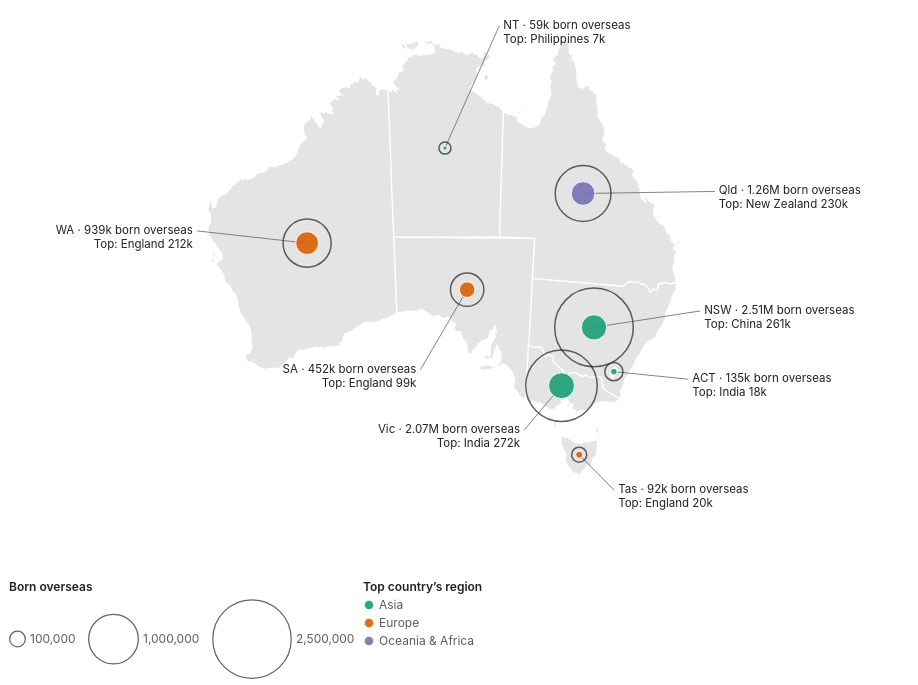

The Vega-Lite source for this figure:
### Vega-Lite specification from a JSON file in a GitHub repository (floating-point values rounded to 4 significant figures; data arrays with more than 128 entries replaced by an {"elided": "..."} marker saying what was removed)
{"$schema": "https://vega.github.io/schema/vega-lite/v5.json", "width": 900, "height": 560, "autosize": {"type": "pad"}, "config": {"background": null, "font": "-apple-system, BlinkMacSystemFont, Segoe UI, Helvetica, Arial, sans-serif", "padding": 4, "view": {"stroke": null}, "axis": {"labelColor": "#5c5c5c", "titleColor": "#5c5c5c", "gridColor": "#d0d0d0", "domainColor": "#d0d0d0", "tickColor": "#d0d0d0", "labelFont": "-apple-system, BlinkMacSystemFont, Segoe UI, Helvetica, Arial, sans-serif", "labelFontSize": 11, "titleFont": "-apple-system, BlinkMacSystemFont, Segoe UI, Helvetica, Arial, sans-serif", "titleFontWeight": 500}, "legend": {"labelColor": "#5c5c5c", "titleColor": "#222222", "labelFont": "-apple-system, BlinkMacSystemFont, Segoe UI, Helvetica, Arial, sans-serif", "titleFont": "-apple-system, BlinkMacSystemFont, Segoe UI, Helvetica, Arial, sans-serif", "titleFontWeight": 600, "labelFontSize": 12, "titleFontSize": 12, "symbolStrokeColor": "#ffffff"}, "text": {"color": "#222222", "font": "-apple-system, BlinkMacSystemFont, Segoe UI, Helvetica, Arial, sans-serif"}, "tooltipFormat": {"numberFormat": ",.0f"}}, "projection": {"type": "conicEqualArea", "parallels": [-18, -36], "rotate": [-134, 0]}, "layer": [{"data": {"values": {"type": "Topology", "arcs": {"elided": "106 rows, 2810 int values in total"}, "transform": {"scale": [0.002035, 0.001652], "translate": [112.9, -43.63]}, "objects": {"states": {"type": "GeometryCollection", "geometries": [{"arcs": [[0, 1, 2, 3, 4, 5, 6, 7, 8, 9, 10, 11, 12, 13, 14, 15, 16, 17, 18, 19, 20, 21, 22, 23, 24, 25, 26, 27, 28, 29, 30, 31, 32, 33, 34, 35, 36, 37, 38, 39, 40, 41, 42, 43, 44, 45], [46]], "type": "Polygon", "properties": {"STATE_CODE": "1", "STATE_NAME": "New South Wales"}, "id": 0}, {"arcs": [[47, 48, 49, -38, 50, -36, 51, -34, 52, -32, 53, -30, 54, -28, 55, -26, 56, 57, -23, 58, -21, 59, 60, 61, -17, 62, -15, 63, -13, 64, -11, 65, -9, 66, -7, 67, -5, 68, 69, 70, -1, 71]], "type": "Polygon", "properties": {"STATE_CODE": "2", "STATE_NAME": "Victoria"}, "id": 1}, {"arcs": [[[-45, 72, -43, 73, -41, 74, 75, 76, 77]], [[78]], [[79]], [[80]], [[81]], [[82]]], "type": "MultiPolygon", "properties": {"STATE_CODE": "3", "STATE_NAME": "Queensland"}, "id": 2}, {"arcs": [[[83, 84, -48, 85]], [[86]]], "type": "MultiPolygon", "properties": {"STATE_CODE": "4", "STATE_NAME": "South Australia"}, "id": 3}, {"arcs": [[[87, 88]], [[89]], [[90]], [[91]]], "type": "MultiPolygon", "properties": {"STATE_CODE": "5", "STATE_NAME": "Western Australia"}, "id": 4}, {"arcs": [[[92]], [[93]], [[94]], [[95]], [[96]], [[97]]], "type": "MultiPolygon", "properties": {"STATE_CODE": "6", "STATE_NAME": "Tasmania"}, "id": 5}, {"arcs": [[[-77, 98, 99]], [[100]], [[101]], [[102]], [[103]], [[104]], [[105]]], "type": "MultiPolygon", "properties": {"STATE_CODE": "7", "STATE_NAME": "Northern Territory"}, "id": 6}, {"arcs": [[-47]], "type": "Polygon", "properties": {"STATE_CODE": "8", "STATE_NAME": "Australian Capital Territory"}, "id": 7}]}}}, "format": {"type": "topojson", "feature": "states"}}, "mark": {"type": "geoshape", "fill": "#e4e4e4", "stroke": "#ffffff", "strokeWidth": 1.25}}, {"data": {"values": [{"name": "Western Australia", "abbr": "WA", "lon": 121.6, "lat": -26, "tot": 938900, "top": "England", "topn": 211730, "clon": 112.5, "clat": -24, "cside": "l", "topRegion": "Europe", "l1": "WA · 939k born overseas", "l2": "Top: England 212k", "lines": ["WA · 939k born overseas", "Top: England 212k"]}, {"name": "Victoria", "abbr": "Vic", "lon": 144.3, "lat": -36.9, "tot": 2072570, "top": "India", "topn": 272250, "clon": 141, "clat": -40.5, "cside": "l", "topRegion": "Asia", "l1": "Vic · 2.07M born overseas", "l2": "Top: India 272k", "lines": ["Vic · 2.07M born overseas", "Top: India 272k"]}, {"name": "New South Wales", "abbr": "NSW", "lon": 146.8, "lat": -32.3, "tot": 2510260, "top": "China", "topn": 261330, "clon": 156, "clat": -30, "cside": "r", "topRegion": "Asia", "l1": "NSW · 2.51M born overseas", "l2": "Top: China 261k", "lines": ["NSW · 2.51M born overseas", "Top: China 261k"]}, {"name": "Australian Capital Territory", "abbr": "ACT", "lon": 149.1, "lat": -35.45, "tot": 134900, "top": "India", "topn": 17510, "clon": 156, "clat": -35.2, "cside": "r", "topRegion": "Asia", "l1": "ACT · 135k born overseas", "l2": "Top: India 18k", "lines": ["ACT · 135k born overseas", "Top: India 18k"]}, {"name": "South Australia", "abbr": "SA", "lon": 135.3, "lat": -30, "tot": 452410, "top": "England", "topn": 98770, "clon": 131, "clat": -36, "cside": "l", "topRegion": "Europe", "l1": "SA · 452k born overseas", "l2": "Top: England 99k", "lines": ["SA · 452k born overseas", "Top: England 99k"]}, {"name": "Queensland", "abbr": "Qld", "lon": 144.8, "lat": -22.4, "tot": 1263640, "top": "New Zealand", "topn": 229920, "clon": 155.5, "clat": -21, "cside": "r", "topRegion": "Oceania & Africa", "l1": "Qld · 1.26M born overseas", "l2": "Top: New Zealand 230k", "lines": ["Qld · 1.26M born overseas", "Top: New Zealand 230k"]}, {"name": "Northern Territory", "abbr": "NT", "lon": 133.4, "lat": -19.4, "tot": 59240, "top": "Philippines", "topn": 7320, "clon": 137.5, "clat": -10, "cside": "r", "topRegion": "Asia", "l1": "NT · 59k born overseas", "l2": "Top: Philippines 7k", "lines": ["NT · 59k born overseas", "Top: Philippines 7k"]}, {"name": "Tasmania", "abbr": "Tas", "lon": 146.6, "lat": -42.05, "tot": 92320, "top": "England", "topn": 20420, "clon": 150.5, "clat": -44.5, "cside": "r", "topRegion": "Europe", "l1": "Tas · 92k born overseas", "l2": "Top: England 20k", "lines": ["Tas · 92k born overseas", "Top: England 20k"]}]}, "mark": {"type": "rule", "strokeWidth": 0.75}, "transform": [{"filter": "true"}], "encoding": {"longitude": {"field": "lon", "type": "quantitative"}, "latitude": {"field": "lat", "type": "quantitative"}, "longitude2": {"field": "clon"}, "latitude2": {"field": "clat"}, "color": {"value": "#5c5c5c"}}}, {"data": {"values": [{"name": "Western Australia", "abbr": "WA", "lon": 121.6, "lat": -26, "tot": 938900, "top": "England", "topn": 211730, "clon": 112.5, "clat": -24, "cside": "l", "topRegion": "Europe", "l1": "WA · 939k born overseas", "l2": "Top: England 212k", "lines": ["WA · 939k born overseas", "Top: England 212k"]}, {"name": "Victoria", "abbr": "Vic", "lon": 144.3, "lat": -36.9, "tot": 2072570, "top": "India", "topn": 272250, "clon": 141, "clat": -40.5, "cside": "l", "topRegion": "Asia", "l1": "Vic · 2.07M born overseas", "l2": "Top: India 272k", "lines": ["Vic · 2.07M born overseas", "Top: India 272k"]}, {"name": "New South Wales", "abbr": "NSW", "lon": 146.8, "lat": -32.3, "tot": 2510260, "top": "China", "topn": 261330, "clon": 156, "clat": -30, "cside": "r", "topRegion": "Asia", "l1": "NSW · 2.51M born overseas", "l2": "Top: China 261k", "lines": ["NSW · 2.51M born overseas", "Top: China 261k"]}, {"name": "Australian Capital Territory", "abbr": "ACT", "lon": 149.1, "lat": -35.45, "tot": 134900, "top": "India", "topn": 17510, "clon": 156, "clat": -35.2, "cside": "r", "topRegion": "Asia", "l1": "ACT · 135k born overseas", "l2": "Top: India 18k", "lines": ["ACT · 135k born overseas", "Top: India 18k"]}, {"name": "South Australia", "abbr": "SA", "lon": 135.3, "lat": -30, "tot": 452410, "top": "England", "topn": 98770, "clon": 131, "clat": -36, "cside": "l", "topRegion": "Europe", "l1": "SA · 452k born overseas", "l2": "Top: England 99k", "lines": ["SA · 452k born overseas", "Top: England 99k"]}, {"name": "Queensland", "abbr": "Qld", "lon": 144.8, "lat": -22.4, "tot": 1263640, "top": "New Zealand", "topn": 229920, "clon": 155.5, "clat": -21, "cside": "r", "topRegion": "Oceania & Africa", "l1": "Qld · 1.26M born overseas", "l2": "Top: New Zealand 230k", "lines": ["Qld · 1.26M born overseas", "Top: New Zealand 230k"]}, {"name": "Northern Territory", "abbr": "NT", "lon": 133.4, "lat": -19.4, "tot": 59240, "top": "Philippines", "topn": 7320, "clon": 137.5, "clat": -10, "cside": "r", "topRegion": "Asia", "l1": "NT · 59k born overseas", "l2": "Top: Philippines 7k", "lines": ["NT · 59k born overseas", "Top: Philippines 7k"]}, {"name": "Tasmania", "abbr": "Tas", "lon": 146.6, "lat": -42.05, "tot": 92320, "top": "England", "topn": 20420, "clon": 150.5, "clat": -44.5, "cside": "r", "topRegion": "Europe", "l1": "Tas · 92k born overseas", "l2": "Top: England 20k", "lines": ["Tas · 92k born overseas", "Top: England 20k"]}]}, "mark": {"type": "circle", "filled": false, "strokeWidth": 1.5}, "encoding": {"longitude": {"field": "lon", "type": "quantitative"}, "latitude": {"field": "lat", "type": "quantitative"}, "size": {"field": "tot", "type": "quantitative", "scale": {"domain": [0, 2600000], "range": [0, 6400]}, "legend": {"title": "Born overseas", "values": [100000, 1000000, 2500000], "format": ",.0f", "orient": "bottom", "direction": "horizontal", "symbolStrokeColor": "#222222", "symbolFillColor": "transparent", "symbolStrokeWidth": 1.25}}, "color": {"value": "#222222"}, "order": {"field": "tot", "sort": "descending"}, "tooltip": [{"field": "name", "title": "State / territory"}, {"field": "tot", "title": "Born overseas", "format": ","}, {"field": "top", "title": "Top country of birth"}, {"field": "topn", "title": "Residents born there", "format": ","}]}}, {"data": {"values": [{"name": "Western Australia", "abbr": "WA", "lon": 121.6, "lat": -26, "tot": 938900, "top": "England", "topn": 211730, "clon": 112.5, "clat": -24, "cside": "l", "topRegion": "Europe", "l1": "WA · 939k born overseas", "l2": "Top: England 212k", "lines": ["WA · 939k born overseas", "Top: England 212k"]}, {"name": "Victoria", "abbr": "Vic", "lon": 144.3, "lat": -36.9, "tot": 2072570, "top": "India", "topn": 272250, "clon": 141, "clat": -40.5, "cside": "l", "topRegion": "Asia", "l1": "Vic · 2.07M born overseas", "l2": "Top: India 272k", "lines": ["Vic · 2.07M born overseas", "Top: India 272k"]}, {"name": "New South Wales", "abbr": "NSW", "lon": 146.8, "lat": -32.3, "tot": 2510260, "top": "China", "topn": 261330, "clon": 156, "clat": -30, "cside": "r", "topRegion": "Asia", "l1": "NSW · 2.51M born overseas", "l2": "Top: China 261k", "lines": ["NSW · 2.51M born overseas", "Top: China 261k"]}, {"name": "Australian Capital Territory", "abbr": "ACT", "lon": 149.1, "lat": -35.45, "tot": 134900, "top": "India", "topn": 17510, "clon": 156, "clat": -35.2, "cside": "r", "topRegion": "Asia", "l1": "ACT · 135k born overseas", "l2": "Top: India 18k", "lines": ["ACT · 135k born overseas", "Top: India 18k"]}, {"name": "South Australia", "abbr": "SA", "lon": 135.3, "lat": -30, "tot": 452410, "top": "England", "topn": 98770, "clon": 131, "clat": -36, "cside": "l", "topRegion": "Europe", "l1": "SA · 452k born overseas", "l2": "Top: England 99k", "lines": ["SA · 452k born overseas", "Top: England 99k"]}, {"name": "Queensland", "abbr": "Qld", "lon": 144.8, "lat": -22.4, "tot": 1263640, "top": "New Zealand", "topn": 229920, "clon": 155.5, "clat": -21, "cside": "r", "topRegion": "Oceania & Africa", "l1": "Qld · 1.26M born overseas", "l2": "Top: New Zealand 230k", "lines": ["Qld · 1.26M born overseas", "Top: New Zealand 230k"]}, {"name": "Northern Territory", "abbr": "NT", "lon": 133.4, "lat": -19.4, "tot": 59240, "top": "Philippines", "topn": 7320, "clon": 137.5, "clat": -10, "cside": "r", "topRegion": "Asia", "l1": "NT · 59k born overseas", "l2": "Top: Philippines 7k", "lines": ["NT · 59k born overseas", "Top: Philippines 7k"]}, {"name": "Tasmania", "abbr": "Tas", "lon": 146.6, "lat": -42.05, "tot": 92320, "top": "England", "topn": 20420, "clon": 150.5, "clat": -44.5, "cside": "r", "topRegion": "Europe", "l1": "Tas · 92k born overseas", "l2": "Top: England 20k", "lines": ["Tas · 92k born overseas", "Top: England 20k"]}]}, "mark": {"type": "circle", "opacity": 0.9, "stroke": "#ffffff", "strokeWidth": 1}, "encoding": {"longitude": {"field": "lon", "type": "quantitative"}, "latitude": {"field": "lat", "type": "quantitative"}, "size": {"field": "topn", "type": "quantitative", "scale": {"domain": [0, 2600000], "range": [0, 6400]}, "legend": null}, "color": {"field": "topRegion", "type": "nominal", "scale": {"domain": ["Asia", "Europe", "Oceania & Africa"], "range": ["#1b9e77", "#d95f02", "#7570b3"]}, "legend": {"title": "Top country’s region", "orient": "bottom", "direction": "vertical"}}, "tooltip": [{"field": "name", "title": "State / territory"}, {"field": "top", "title": "Top country of birth"}, {"field": "topn", "title": "Residents born there", "format": ","}]}}, {"data": {"values": [{"name": "Western Australia", "abbr": "WA", "lon": 121.6, "lat": -26, "tot": 938900, "top": "England", "topn": 211730, "clon": 112.5, "clat": -24, "cside": "l", "topRegion": "Europe", "l1": "WA · 939k born overseas", "l2": "Top: England 212k", "lines": ["WA · 939k born overseas", "Top: England 212k"]}, {"name": "Victoria", "abbr": "Vic", "lon": 144.3, "lat": -36.9, "tot": 2072570, "top": "India", "topn": 272250, "clon": 141, "clat": -40.5, "cside": "l", "topRegion": "Asia", "l1": "Vic · 2.07M born overseas", "l2": "Top: India 272k", "lines": ["Vic · 2.07M born overseas", "Top: India 272k"]}, {"name": "New South Wales", "abbr": "NSW", "lon": 146.8, "lat": -32.3, "tot": 2510260, "top": "China", "topn": 261330, "clon": 156, "clat": -30, "cside": "r", "topRegion": "Asia", "l1": "NSW · 2.51M born overseas", "l2": "Top: China 261k", "lines": ["NSW · 2.51M born overseas", "Top: China 261k"]}, {"name": "Australian Capital Territory", "abbr": "ACT", "lon": 149.1, "lat": -35.45, "tot": 134900, "top": "India", "topn": 17510, "clon": 156, "clat": -35.2, "cside": "r", "topRegion": "Asia", "l1": "ACT · 135k born overseas", "l2": "Top: India 18k", "lines": ["ACT · 135k born overseas", "Top: India 18k"]}, {"name": "South Australia", "abbr": "SA", "lon": 135.3, "lat": -30, "tot": 452410, "top": "England", "topn": 98770, "clon": 131, "clat": -36, "cside": "l", "topRegion": "Europe", "l1": "SA · 452k born overseas", "l2": "Top: England 99k", "lines": ["SA · 452k born overseas", "Top: England 99k"]}, {"name": "Queensland", "abbr": "Qld", "lon": 144.8, "lat": -22.4, "tot": 1263640, "top": "New Zealand", "topn": 229920, "clon": 155.5, "clat": -21, "cside": "r", "topRegion": "Oceania & Africa", "l1": "Qld · 1.26M born overseas", "l2": "Top: New Zealand 230k", "lines": ["Qld · 1.26M born overseas", "Top: New Zealand 230k"]}, {"name": "Northern Territory", "abbr": "NT", "lon": 133.4, "lat": -19.4, "tot": 59240, "top": "Philippines", "topn": 7320, "clon": 137.5, "clat": -10, "cside": "r", "topRegion": "Asia", "l1": "NT · 59k born overseas", "l2": "Top: Philippines 7k", "lines": ["NT · 59k born overseas", "Top: Philippines 7k"]}, {"name": "Tasmania", "abbr": "Tas", "lon": 146.6, "lat": -42.05, "tot": 92320, "top": "England", "topn": 20420, "clon": 150.5, "clat": -44.5, "cside": "r", "topRegion": "Europe", "l1": "Tas · 92k born overseas", "l2": "Top: England 20k", "lines": ["Tas · 92k born overseas", "Top: England 20k"]}]}, "transform": [{"filter": "datum.cside == 'r'"}], "mark": {"type": "text", "align": "left", "dx": 4, "baseline": "middle", "fontSize": 11.5, "lineHeight": 14, "font": "-apple-system, BlinkMacSystemFont, Segoe UI, Helvetica, Arial, sans-serif"}, "encoding": {"longitude": {"field": "clon", "type": "quantitative"}, "latitude": {"field": "clat", "type": "quantitative"}, "text": {"field": "lines"}, "color": {"value": "#222222"}}}, {"data": {"values": [{"name": "Western Australia", "abbr": "WA", "lon": 121.6, "lat": -26, "tot": 938900, "top": "England", "topn": 211730, "clon": 112.5, "clat": -24, "cside": "l", "topRegion": "Europe", "l1": "WA · 939k born overseas", "l2": "Top: England 212k", "lines": ["WA · 939k born overseas", "Top: England 212k"]}, {"name": "Victoria", "abbr": "Vic", "lon": 144.3, "lat": -36.9, "tot": 2072570, "top": "India", "topn": 272250, "clon": 141, "clat": -40.5, "cside": "l", "topRegion": "Asia", "l1": "Vic · 2.07M born overseas", "l2": "Top: India 272k", "lines": ["Vic · 2.07M born overseas", "Top: India 272k"]}, {"name": "New South Wales", "abbr": "NSW", "lon": 146.8, "lat": -32.3, "tot": 2510260, "top": "China", "topn": 261330, "clon": 156, "clat": -30, "cside": "r", "topRegion": "Asia", "l1": "NSW · 2.51M born overseas", "l2": "Top: China 261k", "lines": ["NSW · 2.51M born overseas", "Top: China 261k"]}, {"name": "Australian Capital Territory", "abbr": "ACT", "lon": 149.1, "lat": -35.45, "tot": 134900, "top": "India", "topn": 17510, "clon": 156, "clat": -35.2, "cside": "r", "topRegion": "Asia", "l1": "ACT · 135k born overseas", "l2": "Top: India 18k", "lines": ["ACT · 135k born overseas", "Top: India 18k"]}, {"name": "South Australia", "abbr": "SA", "lon": 135.3, "lat": -30, "tot": 452410, "top": "England", "topn": 98770, "clon": 131, "clat": -36, "cside": "l", "topRegion": "Europe", "l1": "SA · 452k born overseas", "l2": "Top: England 99k", "lines": ["SA · 452k born overseas", "Top: England 99k"]}, {"name": "Queensland", "abbr": "Qld", "lon": 144.8, "lat": -22.4, "tot": 1263640, "top": "New Zealand", "topn": 229920, "clon": 155.5, "clat": -21, "cside": "r", "topRegion": "Oceania & Africa", "l1": "Qld · 1.26M born overseas", "l2": "Top: New Zealand 230k", "lines": ["Qld · 1.26M born overseas", "Top: New Zealand 230k"]}, {"name": "Northern Territory", "abbr": "NT", "lon": 133.4, "lat": -19.4, "tot": 59240, "top": "Philippines", "topn": 7320, "clon": 137.5, "clat": -10, "cside": "r", "topRegion": "Asia", "l1": "NT · 59k born overseas", "l2": "Top: Philippines 7k", "lines": ["NT · 59k born overseas", "Top: Philippines 7k"]}, {"name": "Tasmania", "abbr": "Tas", "lon": 146.6, "lat": -42.05, "tot": 92320, "top": "England", "topn": 20420, "clon": 150.5, "clat": -44.5, "cside": "r", "topRegion": "Europe", "l1": "Tas · 92k born overseas", "l2": "Top: England 20k", "lines": ["Tas · 92k born overseas", "Top: England 20k"]}]}, "transform": [{"filter": "datum.cside == 'l'"}], "mark": {"type": "text", "align": "right", "dx": -4, "baseline": "middle", "fontSize": 11.5, "lineHeight": 14, "font": "-apple-system, BlinkMacSystemFont, Segoe UI, Helvetica, Arial, sans-serif"}, "encoding": {"longitude": {"field": "clon", "type": "quantitative"}, "latitude": {"field": "clat", "type": "quantitative"}, "text": {"field": "lines"}, "color": {"value": "#222222"}}}, {"data": {"values": [{"name": "Western Australia", "abbr": "WA", "lon": 121.6, "lat": -26, "tot": 938900, "top": "England", "topn": 211730, "clon": 112.5, "clat": -24, "cside": "l", "topRegion": "Europe", "l1": "WA · 939k born overseas", "l2": "Top: England 212k", "lines": ["WA · 939k born overseas", "Top: England 212k"]}, {"name": "Victoria", "abbr": "Vic", "lon": 144.3, "lat": -36.9, "tot": 2072570, "top": "India", "topn": 272250, "clon": 141, "clat": -40.5, "cside": "l", "topRegion": "Asia", "l1": "Vic · 2.07M born overseas", "l2": "Top: India 272k", "lines": ["Vic · 2.07M born overseas", "Top: India 272k"]}, {"name": "New South Wales", "abbr": "NSW", "lon": 146.8, "lat": -32.3, "tot": 2510260, "top": "China", "topn": 261330, "clon": 156, "clat": -30, "cside": "r", "topRegion": "Asia", "l1": "NSW · 2.51M born overseas", "l2": "Top: China 261k", "lines": ["NSW · 2.51M born overseas", "Top: China 261k"]}, {"name": "Australian Capital Territory", "abbr": "ACT", "lon": 149.1, "lat": -35.45, "tot": 134900, "top": "India", "topn": 17510, "clon": 156, "clat": -35.2, "cside": "r", "topRegion": "Asia", "l1": "ACT · 135k born overseas", "l2": "Top: India 18k", "lines": ["ACT · 135k born overseas", "Top: India 18k"]}, {"name": "South Australia", "abbr": "SA", "lon": 135.3, "lat": -30, "tot": 452410, "top": "England", "topn": 98770, "clon": 131, "clat": -36, "cside": "l", "topRegion": "Europe", "l1": "SA · 452k born overseas", "l2": "Top: England 99k", "lines": ["SA · 452k born overseas", "Top: England 99k"]}, {"name": "Queensland", "abbr": "Qld", "lon": 144.8, "lat": -22.4, "tot": 1263640, "top": "New Zealand", "topn": 229920, "clon": 155.5, "clat": -21, "cside": "r", "topRegion": "Oceania & Africa", "l1": "Qld · 1.26M born overseas", "l2": "Top: New Zealand 230k", "lines": ["Qld · 1.26M born overseas", "Top: New Zealand 230k"]}, {"name": "Northern Territory", "abbr": "NT", "lon": 133.4, "lat": -19.4, "tot": 59240, "top": "Philippines", "topn": 7320, "clon": 137.5, "clat": -10, "cside": "r", "topRegion": "Asia", "l1": "NT · 59k born overseas", "l2": "Top: Philippines 7k", "lines": ["NT · 59k born overseas", "Top: Philippines 7k"]}, {"name": "Tasmania", "abbr": "Tas", "lon": 146.6, "lat": -42.05, "tot": 92320, "top": "England", "topn": 20420, "clon": 150.5, "clat": -44.5, "cside": "r", "topRegion": "Europe", "l1": "Tas · 92k born overseas", "l2": "Top: England 20k", "lines": ["Tas · 92k born overseas", "Top: England 20k"]}]}, "transform": [{"filter": "false"}], "mark": {"type": "text", "align": "left", "dx": 9, "dy": -9, "fontSize": 10.5, "font": "-apple-system, BlinkMacSystemFont, Segoe UI, Helvetica, Arial, sans-serif", "fontWeight": 600, "baseline": "middle"}, "encoding": {"longitude": {"field": "lon", "type": "quantitative"}, "latitude": {"field": "lat", "type": "quantitative"}, "text": {"field": "abbr"}, "color": {"value": "#222222"}}}, {"data": {"values": [{"type": "Feature", "properties": {}, "geometry": {"type": "MultiPoint", "coordinates": [[101, -8], [168, -8], [168, -46], [101, -46]]}}]}, "mark": {"type": "geoshape", "opacity": 0, "filled": false, "strokeOpacity": 0}}], "background": "#ffffff"}
